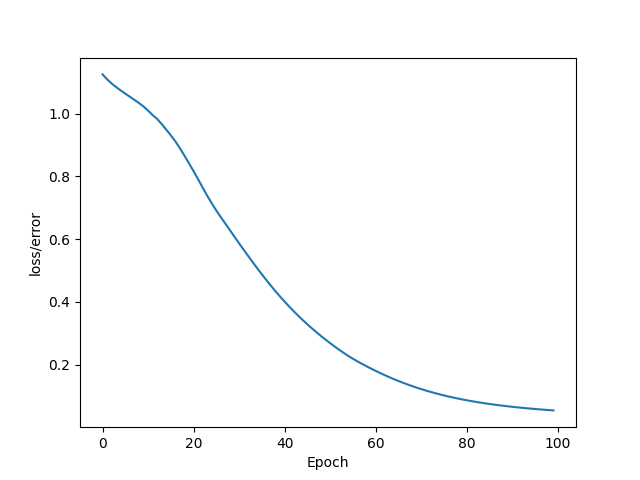

Write the Python code that produced this figure.
import torch
import torch.nn as nn
import torch.nn.functional as F
import numpy as np
import matplotlib.pyplot as plt
import pandas as pd
from sklearn.model_selection import train_test_split

# The following code is kinda like the "hello world" of Nerual Networks with pytorch.


class Model(nn.Module):
    # Input layer (4 features of the flower) -->
    # Hidden layer1 (number of neurons) -->
    # H2 (n) -->
    # output (3 classes of iris flowers)

    def __init__(self, input_features=4, h1=8, h2=9, output_features=3):
        super().__init__()  # instantiate our nn.Module
        self.fc1 = nn.Linear(input_features, h1)  # fully connected hidden layer 1
        self.fc2 = nn.Linear(h1, h2)  # fully connected hidden layer 2
        self.out = nn.Linear(h2, output_features)  # output layer

    def forward(self, x):
        x = F.relu(self.fc1(x))
        x = F.relu(self.fc2(x))
        x = self.out(x)

        return x


def ml_flower_example():
    # print(torch.__version__)
    # print("CUDA available:", torch.cuda.is_available())

    torch.manual_seed(41)
    model = Model()

    # Load dataset
    my_df = pd.read_csv('ml_exploration/iris.csv')

    # Changed last colum from strings to floats
    my_df['variety'] = np.where(my_df['variety'] == 'Setosa', 0.0, my_df['variety'])
    my_df['variety'] = np.where(my_df['variety'] == 'Versicolor', 1.0, my_df['variety'])
    my_df['variety'] = np.where(my_df['variety'] == 'Virginica', 2.0, my_df['variety'])

    # Ensure numeric type by explicitly cast the column to a numeric type to ensure compatibility futher on
    my_df['variety'] = my_df['variety'].astype(float)

    # Train, test and split. We need to set and X and y
    X = my_df.drop('variety', axis=1)
    y = my_df['variety']

    # Converte these to numpy arrays
    X = X.values
    y = y.values

    # Train Test Split
    X_train, X_test, y_train, y_test = train_test_split(X, y, test_size=0.2, random_state=41)

    # Convert X features to float tensors
    X_train = torch.FloatTensor(X_train)
    X_test = torch.FloatTensor(X_test)

    # Convert y features to float tensors
    y_train = torch.LongTensor(y_train)
    y_test = torch.LongTensor(y_test)

    # Set the cirterion of model to measure the error. How far off the predcions are we from the data
    criterion = nn.CrossEntropyLoss()

    # Choose an optimizer. The Adam optimizer is popular.
    # We also need to set our lr=learning rate.
    # If our error does not go down after a bunch of iterations (epochs), we want to lower our learning rate.

    # model.paramters() is our neural network, as specified in the __init__.
    optimizer = torch.optim.Adam(model.parameters(), lr=0.01)

    # Train the model!
    # An epoch is one run thru all the training data in our network.
    # The data gets sendt thru layer 1 and layer 2 to the output within one epoch.
    epochs = 100
    losses = []  # keeping track for our losses

    for i in range(epochs):
        # Go forwards and get a prediction
        y_predicion = model.forward(X_train)  # Get predicted results

        # Measure the loss/error (this going to be high first)
        loss = criterion(y_predicion, y_train)

        # Keep track of our losses (helpfull for debugging)
        losses.append(loss.detach().numpy())

        # Print every 10 epochs
        if i % 10 == 0:
            print(f'Epoch: {i} and loss: {loss}')

        # Do some back propagation.
        # This involves taking the error rate of forward propagation and feed it back
        # thru the network to fine tune the weights.
        optimizer.zero_grad()
        loss.backward()
        optimizer.step()

    # Graphing
    # We want to see that the loss/error drops (that means we have trained the model and it has learned)
    # If it isn't dropping we can tweak our learning rate or add more epochs.
    plt.plot(range(epochs), losses)
    plt.ylabel("loss/error")
    plt.xlabel("Epoch")
    plt.savefig("ml_exploration/ml_flower_example.png")

    # Evalute Model on Test data set (validate model on test set)
    with torch.no_grad():  # this basically turns off back propagation
        y_eval = model.forward(X_test)  # X_test are features from our test set, y_eval will be predictions
        loss = criterion(y_eval, y_test)  # Find the loss/error of y_eval vs. y_test

    correct = 0
    with torch.no_grad():
        for i, data in enumerate(X_test):
            y_val = model.forward(data)

            # This will tell us what type of flower class our network thinks it is
            print(f'{i+1}.) {str(y_val)} \t {y_test[i]} \t {y_val.argmax().item()}')

            # Correct or not
            if y_val.argmax().item() == y_test[i]:
                correct += 1

    print(f'We got {correct} correct!')



















